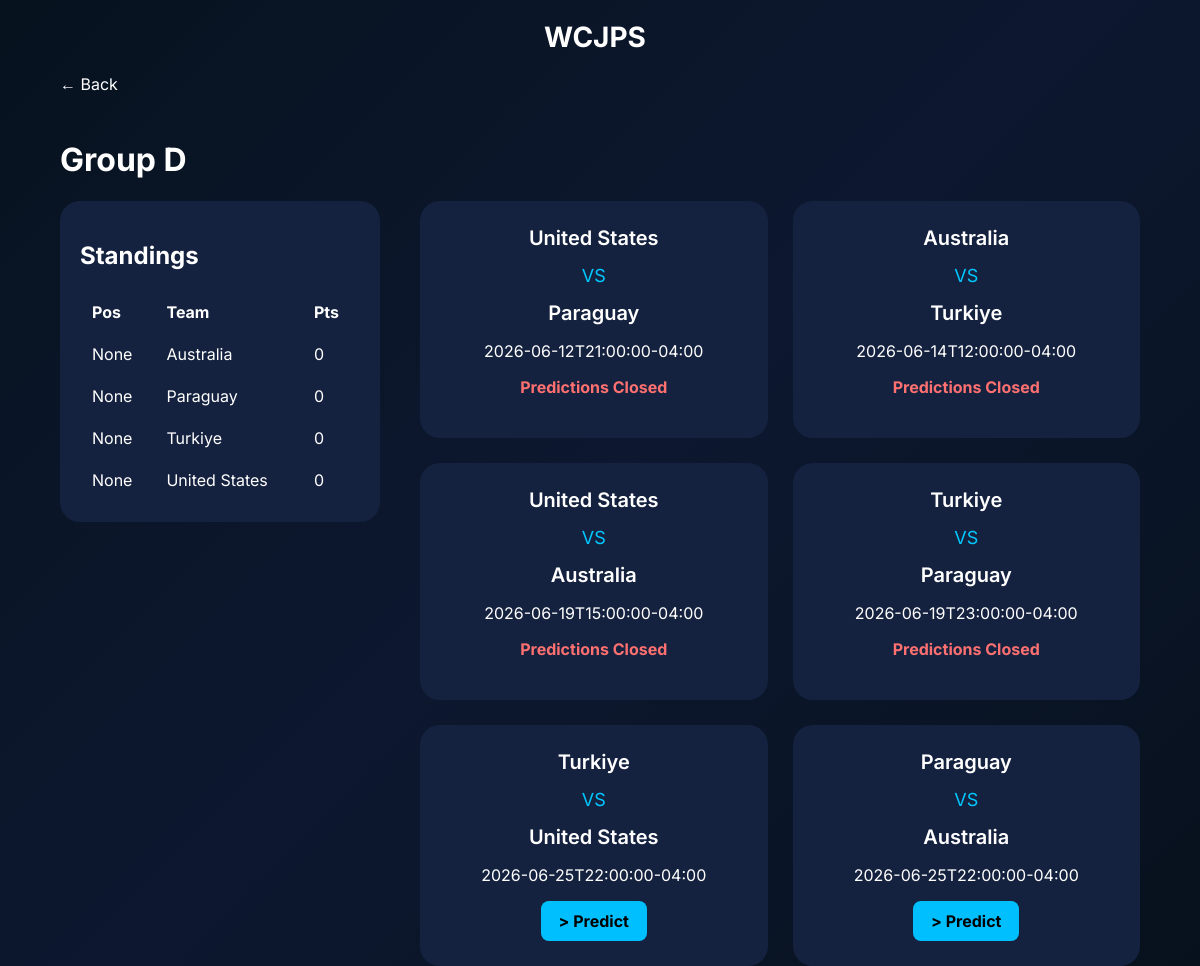
/group/D, run on the app's committed database.
### tables this page shows
CREATE TABLE standings (
            id INTEGER PRIMARY KEY AUTOINCREMENT,
            group_name TEXT,
            team TEXT,
            played INTEGER DEFAULT 0,
            wins INTEGER DEFAULT 0,
            draws INTEGER DEFAULT 0,
            losses INTEGER DEFAULT 0,
            gf INTEGER DEFAULT 0,
            ga INTEGER DEFAULT 0,
            gd INTEGER DEFAULT 0,
            points INTEGER DEFAULT 0,
            position integer,
            UNIQUE(group_name, team)
        );

CREATE TABLE matches (
            id INTEGER PRIMARY KEY,
            team1 TEXT,
            team2 TEXT,
            group_name TEXT,
            stage TEXT,
            match_number INTEGER,
            kickoff DATETIME,
            score1 INTEGER,
            score2 INTEGER,
            status TEXT,
            processed INTEGER DEFAULT 0
        );

### app.py (the view)
@app.route("/group/<group_name>")
def group(group_name):
    matches = get_matches_by_group(group_name)
    standings = get_standings(group_name)
    predictions = {}
    prediction_visibility = {}
    for match in matches:
        preds = get_match_predictions(match["id"])
        print(len(preds))
        if preds:
            print(preds[0].keys())
        if prediction_closed(match["id"]):
            preds.sort(key=lambda p: (-p["points_awarded"], p["submitted_at"]))
        else:
            preds.sort(key=lambda p: p["submitted_at"])
        prediction_visibility[match["id"]] = preds
    if "user_id" in session:
        for match in matches:
            pred = get_prediction(session["user_id"], match["id"])
            predictions[match["id"]] = pred
    return render_template(
        "group.html",
        group_name=group_name,
        matches=matches,
        standings=standings,
        predictions=predictions,
        prediction_visibility=prediction_visibility,
        predict_match=request.args.get("predict", type=int),
    )

### helpers.py (called while the page is built)
def get_connection():
    conn = sqlite3.connect(DB_PATH)
    conn.row_factory = sqlite3.Row
    conn.execute("PRAGMA foreign_keys = ON")
    return conn

def get_matches_by_group(group_name):
    conn = get_connection()
    matches = conn.execute(
        """
        SELECT *
        FROM matches
        WHERE group_name=?
        ORDER BY kickoff
        """,
        (group_name,),
    ).fetchall()
    conn.close()
    return matches

def get_standings(group_name):
    conn = get_connection()
    standings = conn.execute(
        """
        SELECT *
        FROM standings
        WHERE group_name=?
        ORDER BY
            position ASC
        """,
        (group_name,),
    ).fetchall()
    conn.close()
    return standings

def get_match(match_id):
    conn = get_connection()
    match = conn.execute(
        """
        SELECT *

        FROM matches

        WHERE id = ?

        """,
        (match_id,),
    ).fetchone()
    conn.close()
    return match

def prediction_closed(match_id):
    match = get_match(match_id)
    kickoff = datetime.fromisoformat(match["kickoff"])
    lock_time = kickoff - timedelta(minutes=20)
    now = datetime.now(kickoff.tzinfo)
    print(kickoff)
    print(lock_time)
    print(now)
    return now >= lock_time

def get_match_predictions(match_id):
    conn = get_connection()
    predictions = conn.execute(
        """

        SELECT

        users.username,

        predictions.pred1,

        predictions.pred2,

        predictions.points_awarded,

        predictions.submitted_at


        FROM predictions


        JOIN users


        ON users.id = predictions.user_id


        WHERE match_id = ?

        """,
        (match_id,),
    ).fetchall()
    conn.close()
    return predictions

### templates/group.html (shortened to what this page needs)
{% extends "base.html" %} {% block content %}
<a href="{{url_for('home')}}" class="back"> ← Back </a>
<h1>Group {{group_name}}</h1>
<div class="group-layout">
  <div class="standings-card">
    <h2>Standings</h2>
    <table>
      <tr>
        <th>Pos</th>
        <th>Team</th>
        <th>Pts</th>
      </tr>
      {% for team in standings %}
      <tr>
        <td>{{team["position"]}}</td>
        <td>{{team["team"]}}</td>
        <td>{{team["points"]}}</td>
      </tr>
      {% endfor %}
    </table>
  </div>
  <div class="matches-section">
    {% for match in matches %}
    <div class="match-card" id="match-{{match['id']}}">
      <div class="team">{{match["team1"]}}</div>
      <div class="vs">VS</div>
      <div class="team">{{match["team2"]}}</div>
      <p>{{match["kickoff"]}}</p>
      {% set prediction = predictions.get(match["id"]) %} {% if
      prediction_closed(match["id"]) %}
      <p class="closed-text">Predictions Closed</p>
      {% else %} {% if predict_match == match["id"] %}
      <form
        method="POST"
        action="{{ url_for('predict', match_id=match['id']) }}"
        class="prediction-form"
      >
        <input type="hidden" name="group_name" value="{{group_name}}" />
        <input
          type="number"
          name="pred1"
          min="0"
          max="20"
          required
          value="{{ prediction['pred1'] if prediction else '' }}"
        />
        -
        <input
          type="number"
          name="pred2"
          min="0"
          max="20"
          required
          value="{{ prediction['pred2'] if prediction else '' }}"
        />
        <button>
          {{ "Update Prediction" if prediction else "Save Prediction" }}
        </button>
      </form>
      {% else %}
      <a
        href="{{url_for('group',group_name=group_name)}}?predict={{match['id']}}#match-{{match['id']}}"
        class="predict-button"
      >
        > Predict
      </a>
      {% endif %} {% endif %} {% set preds =
      prediction_visibility.get(match["id"], []) %}
    </div>
    {% endfor %}
  </div>
</div>
{% endblock %}

### static/style.css (style rules this page uses)
html { scroll-behavior: smooth; }
body { font-family: Inter, sans-serif; background: linear-gradient(135deg, #07121f, #0d1830, #07111d); min-height: 100vh; margin: 0; color: white; }
.group-layout { display: grid; grid-template-columns: 320px 1fr; gap: 40px; }
.standings-card { background: #15223f; padding: 20px; border-radius: 20px; align-self: start; position: sticky; top: 20px; }
table { width: 100%; }
th { text-align: left; padding: 10px; }
td { padding: 10px; }
.matches-section { display: grid; grid-template-columns: repeat(auto-fit, minmax(260px, 1fr)); gap: 25px; }
.match-card { background: #15223f; padding: 25px; border-radius: 20px; text-align: center; transition: 0.25s; }
.team { font-size: 20px; font-weight: 600; }
.vs { margin: 15px 0; font-size: 18px; color: #00c8ff; }
.back { display: inline-block; margin-bottom: 25px; color: white; text-decoration: none; }
.predict-button { display: inline-block; padding: 10px 18px; border-radius: 8px; background: #00bfff; text-decoration: none; color: black; font-weight: bold; }
.closed-text { color: #ff7070; font-weight: bold; margin-top: 15px; }

### data on the page
standings: position "None", team "Australia", points "0"
standings: position "None", team "Paraguay", points "0"
standings: position "None", team "Turkiye", points "0"
standings: position "None", team "United States", points "0"
matches: team1 "United States", team2 "Paraguay", kickoff "2026-06-12T21:00:00-04:00", shows "Predictions Closed"
matches: team1 "Australia", team2 "Turkiye", kickoff "2026-06-14T12:00:00-04:00", shows "Predictions Closed"
matches: team1 "United States", team2 "Australia", kickoff "2026-06-19T15:00:00-04:00", shows "Predictions Closed"
matches: team1 "Turkiye", team2 "Paraguay", kickoff "2026-06-19T23:00:00-04:00", shows "Predictions Closed"
matches: team1 "Turkiye", team2 "United States", kickoff "2026-06-25T22:00:00-04:00"
matches: team1 "Paraguay", team2 "Australia", kickoff "2026-06-25T22:00:00-04:00"

### other printed values
{{ group_name }} "D"
